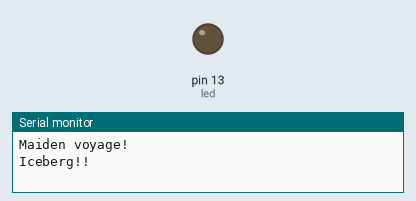
This sketch was run on a simulated Arduino Uno, built with avr-gcc and run on an emulated ATmega328P. Parts: output pins drawn as LEDs (lit = HIGH), the last lines printed to the serial monitor.

Above: at 0.4 s.
At 21.4 s:
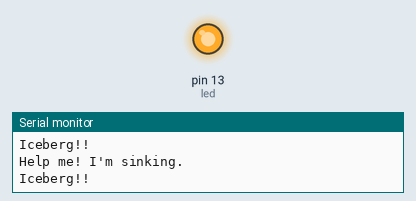
Timing chart, 0 to 22.5 s (numbered marks = the images above):
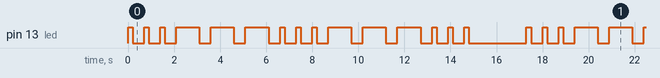

Measured:
- by itself, pin 13 (led): moves between LOW and HIGH, repeating every 17.3 s
- by itself, everything shown: repeats every 17.3 s, in 30 steps

The sketch:

titanic.ino
```cpp
int led=13;

void setup(){
  pinMode(led, OUTPUT);
  Serial.begin(9600);
  Serial.println("Maiden voyage!");

}

int pauseDelay = 500;

void flash(int timeLit){
  digitalWrite(led, HIGH);
  delay(timeLit);
  digitalWrite(led, LOW);
  delay(pauseDelay);

}

void dot(){
  flash(200);
}

void dash(){
  flash(1000);
}

void send(char letter){
  switch(letter){
    case 'o':
    dash();
    dash();
    dash();
    break;
    case 's':
    dot();
    dot();
    dot();
    break;
  }
}

void loop(){
  Serial.println("Iceberg!!");
  send('s');
  send('o');
  send('s');

  dash();
  dash();
  dash();

  dot();
  dot();
  dot();

  Serial.println("Help me! I'm sinking.");
  delay(2000);
}
```
